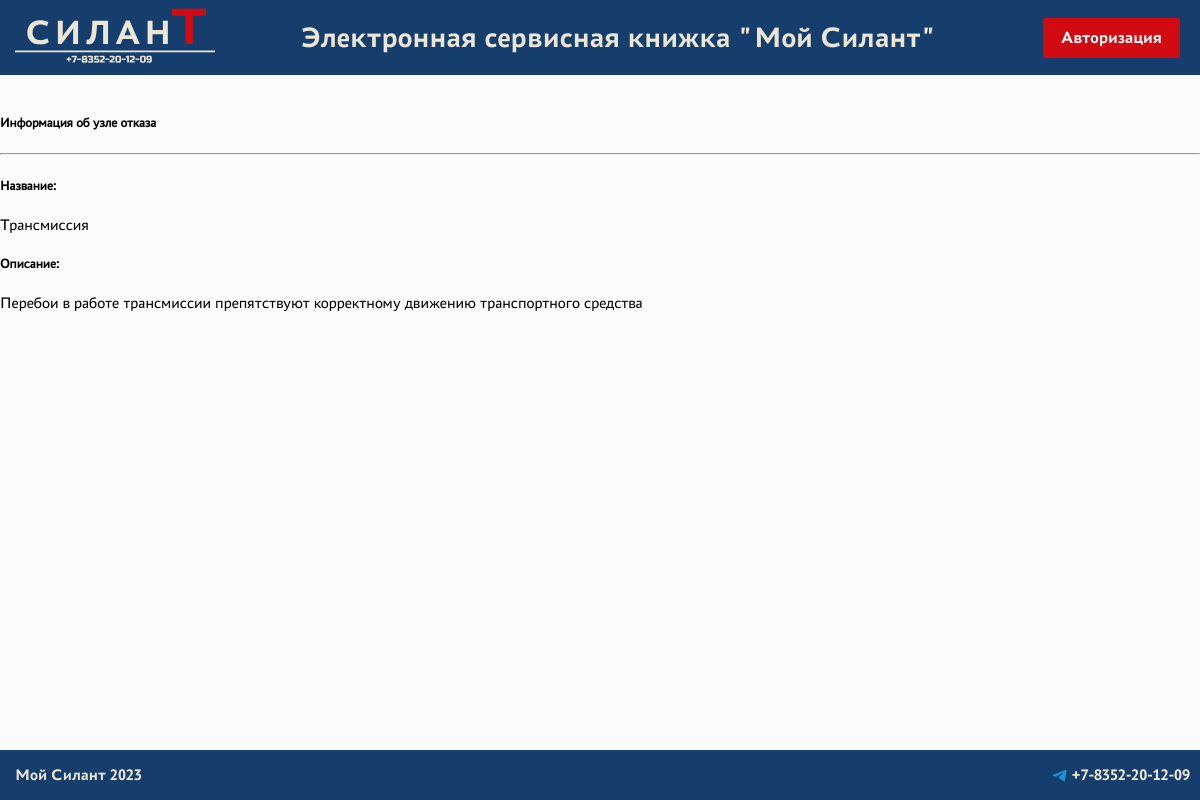
Page /complaints/nature_of_failure/2/ (signed in) on the committed database.
### info/models.py (models this page shows)
class NatureOfFailure(models.Model):
    title = models.CharField(max_length = 64)   #название
    description = models.TextField()            #описание

### info/views.py (the view)
# urls.py: path('complaints/nature_of_failure/<int:pk>/', NatureOfFailureDetail.as_view(), name = 'nature_of_failure_detail'),
class NatureOfFailureDetail(LoginRequiredMixin, UserPassesTestMixin, DetailView):
   model = NatureOfFailure
   template_name = 'info/nature_of_failure.html'
   context_object_name = 'nature_of_failure'
   def test_func(self):
      ruser = self.request.user
      if(ruser.is_superuser or ruser.groups.filter(name='manager').exists()):
         return True
      else:
         complaints = Complaint.objects.all()
         for complaint in complaints:
            nature_of_failure = complaint.order_note
            if(self.get_object() == nature_of_failure and (complaint.car.client.user == ruser or complaint.service_company.user == ruser)):
               return True
         return False
   def get_context_data(self, **kwargs):
       context = super().get_context_data(**kwargs)
       user_in_group_manager = self.request.user.groups.filter(name='manager').exists()
       context['user_in_group_manager'] = user_in_group_manager
       return context

### templates/info/nature_of_failure.html (shortened to what this page needs)
{% extends 'flatpages/default.html' %}
{% block content %}
<br>
<h5>Информация об узле отказа</h5>
<hr>
{% if nature_of_failure %}
<div>
    <h5>Название:</h5>
    <p>{{nature_of_failure.title }}</p>
</div>
<div>
    <h5>Описание:</h5>
    <p>{{nature_of_failure.description }}</p>
</div>
{% else %}
<h2>Узел отказа отсутсвует!</h2>
{% endif %}
{% endblock content %}

### static/css/default.css (style rules this page uses)
body { font-family: 'Astra Sans Regular', Arial, Helvetica, sans-serif; margin: 0; margin-top: 75px; margin-bottom: 50px; background-color: rgb(251, 251, 251); }

### rows in the picture
NatureOfFailure: title "Трансмиссия", description "Перебои в работе трансмиссии препятствуют корректному движению транспортного средства"
